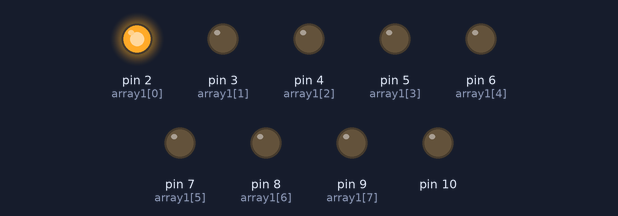
The sketch below on a simulated Arduino Uno, built with avr-gcc and run on an emulated ATmega328P. Parts: output pins drawn as LEDs (lit = HIGH).

Above: at 0.1 s.
At 3.3 s:
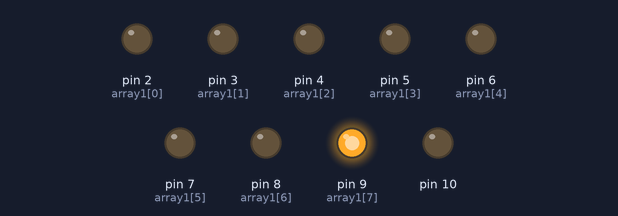
At 6.5 s:
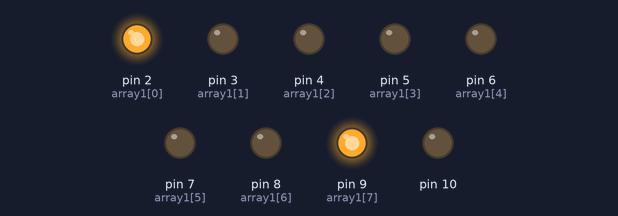
At 12.9 s:
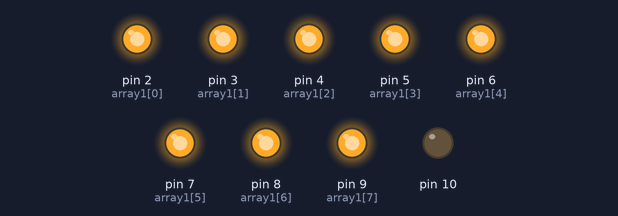
At 25.51 s:
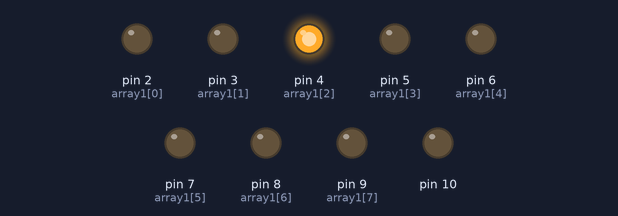
At 38.5 s:
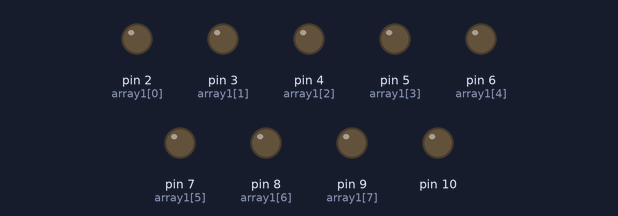
Timing chart, 0 to 40.0 s (numbered marks = the images above):
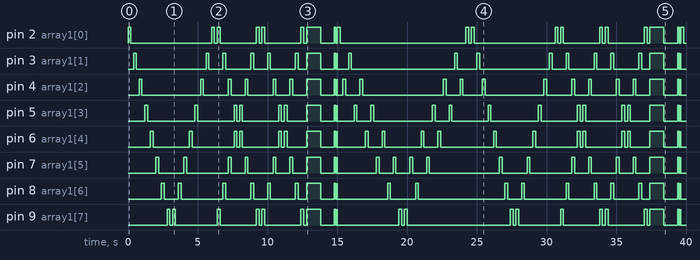

The sketch:

Lab_02.ino
```cpp
//Claswork: LED Array Assessment
//Christopher Camacho
//All work here is honestly obtained and is my own

int array1[] = {2,3,4,5,6,7,8,9,9,8,7,6,5,4,3,2};
int array2[] = {9,8,7,6,5,4,3,2,2,3,4,5,6,7,8,9};

void lightDisplay() {
  //This is to make one light turn on then off then move to the next light
  for (int i = 0; i < 16; i++) {
    digitalWrite(array1[i],1);
    delay(200);
    digitalWrite(array1[i], 0);
    delay(200);
  }
}

void lightDisplay2() {
  //This is the same design as the first one, but it has two lights turning on and off
  for (int i = 0; i < 16; i++) {
    digitalWrite(array2[i],1);
    digitalWrite(array1[i],1);
    delay(200);
    digitalWrite(array2[i],0);
    digitalWrite(array1[i],0);
    delay(200);
  }
}

void lightDisplay3() {
  //This long piece of code is to have all of the lights turn on and then turn off
  digitalWrite( 2,1);
  digitalWrite( 3,1);
  digitalWrite( 4, 1);
  digitalWrite( 5,1);
  digitalWrite( 6, 1);
  digitalWrite( 7,1);
  digitalWrite( 8,1);
  digitalWrite( 9, 1);
  delay(1000);
  digitalWrite( 2,0);
  digitalWrite( 3,0);
  digitalWrite( 4, 0);
  digitalWrite( 5,0);
  digitalWrite( 6, 0);
  digitalWrite( 7,0);
  digitalWrite( 8,0);
  digitalWrite( 9, 0);
  delay(1000);
  digitalWrite( 2,1);
  digitalWrite( 3,1);
  digitalWrite( 4, 1);
  digitalWrite( 5,1);
  digitalWrite( 6, 1);
  digitalWrite( 7,1);
  digitalWrite( 8,1);
  digitalWrite( 9, 1);
  delay(100);
  digitalWrite( 2,0);
  digitalWrite( 3,0);
  digitalWrite( 4, 0);
  digitalWrite( 5,0);
  digitalWrite( 6, 0);
  digitalWrite( 7,0);
  digitalWrite( 8,0);
  digitalWrite( 9, 0);
  delay(100);
  digitalWrite( 2,1);
  digitalWrite( 3,1);
  digitalWrite( 4, 1);
  digitalWrite( 5,1);
  digitalWrite( 6, 1);
  digitalWrite( 7,1);
  digitalWrite( 8,1);
  digitalWrite( 9, 1);
  delay(10);
  digitalWrite( 2,0);
  digitalWrite( 3,0);
  digitalWrite( 4, 0);
  digitalWrite( 5,0);
  digitalWrite( 6, 0);
  digitalWrite( 7,0);
  digitalWrite( 8,0);
  digitalWrite( 9, 0);
}

int array3[] = {2,4,3,5,4,6,5,7,6,8,7,9,9,7,8,6,7,5,6,4,5,3,4,2};

void lightDisplay4() {
  //This is to have the lights turn on and then have the light before it turn on in a kind of cool pattern
  for (int i = 0; i < 24; i++) {
    digitalWrite(array3[i],1);
    delay(200);
    digitalWrite(array3[i],0);
    delay(200);
}
}


void setup(){
  pinMode(2, 1);
  pinMode(3, 1);
  pinMode(4, 1);
  pinMode(5,1);
  pinMode(6,1);
  pinMode(7,1);
  pinMode(8,1);
  pinMode(9,1);
  pinMode(10,1);
}

void loop() {
  lightDisplay();
  lightDisplay2();
  lightDisplay3();
  lightDisplay4();
}
```

Measured:
- by itself, pin 2 (array1[0]): LOW → HIGH at 0.00 s, → LOW 0.20 s later, → HIGH 5.8 s later, → LOW 0.20 s later, … (38 changes in this stretch)
- by itself, pin 3 (array1[1]): LOW → HIGH at 0.40 s, → LOW 0.20 s later, → HIGH 5.0 s later, → LOW 0.20 s later, … (40 changes in this stretch)
- by itself, pin 4 (array1[2]): LOW → HIGH at 0.80 s, → LOW 0.20 s later, → HIGH 4.2 s later, → LOW 0.20 s later, … (44 changes in this stretch)
- by itself, pin 5 (array1[3]): LOW → HIGH at 1.2 s, → LOW 0.20 s later, → HIGH 3.4 s later, → LOW 0.20 s later, … (44 changes in this stretch)
- by itself, pin 6 (array1[4]): LOW → HIGH at 1.6 s, → LOW 0.20 s later, → HIGH 2.6 s later, → LOW 0.20 s later, … (44 changes in this stretch)
- by itself, pin 7 (array1[5]): LOW → HIGH at 2.0 s, → LOW 0.20 s later, → HIGH 1.8 s later, → LOW 0.20 s later, … (44 changes in this stretch)
- by itself, pin 8 (array1[6]): LOW → HIGH at 2.4 s, → LOW 0.20 s later, → HIGH 1.0 s later, → LOW 0.20 s later, … (40 changes in this stretch)
- by itself, pin 9 (array1[7]): LOW → HIGH at 2.8 s, → LOW 0.20 s later, → HIGH 0.20 s later, → LOW 0.20 s later, … (40 changes in this stretch)
